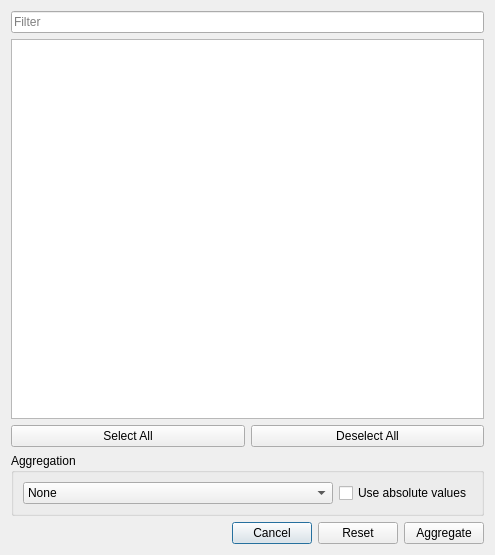
<?xml version="1.0" encoding="UTF-8"?>
<ui version="4.0">
 <class>gams::studio::mii::AggregationDialog</class>
 <widget class="QDialog" name="gams::studio::mii::AggregationDialog">
  <property name="geometry">
   <rect>
    <x>0</x>
    <y>0</y>
    <width>495</width>
    <height>555</height>
   </rect>
  </property>
  <property name="windowTitle">
   <string>Aggregation</string>
  </property>
  <layout class="QVBoxLayout" name="verticalLayout_2">
   <item>
    <layout class="QVBoxLayout" name="verticalLayout">
     <item>
      <widget class="QLineEdit" name="filterEdit">
       <property name="toolTip">
        <string>&lt;html&gt;&lt;head/&gt;&lt;body&gt;&lt;p&gt;Apply a filter string using &lt;span style=&quot; font-weight:600;&quot;&gt;wildcard&lt;/span&gt; syntax.&lt;/p&gt;&lt;p&gt;The content filter string is automatically applied to the list of dimensions.&lt;/p&gt;&lt;/body&gt;&lt;/html&gt;</string>
       </property>
       <property name="placeholderText">
        <string>Filter</string>
       </property>
      </widget>
     </item>
     <item>
      <widget class="QTreeView" name="view">
       <property name="toolTip">
        <string>&lt;html&gt;&lt;head/&gt;&lt;body&gt;&lt;p&gt;List of model symbol dimensions. Check or uncheck dimensions to decide which are moved to the aggregation list.&lt;/p&gt;&lt;/body&gt;&lt;/html&gt;</string>
       </property>
       <attribute name="headerVisible">
        <bool>false</bool>
       </attribute>
      </widget>
     </item>
     <item>
      <layout class="QHBoxLayout" name="horizontalLayout_2">
       <item>
        <widget class="QPushButton" name="selectButton">
         <property name="toolTip">
          <string>Select all dimensions</string>
         </property>
         <property name="text">
          <string>Select All</string>
         </property>
         <property name="autoDefault">
          <bool>false</bool>
         </property>
        </widget>
       </item>
       <item>
        <widget class="QPushButton" name="deselectButton">
         <property name="toolTip">
          <string>Deselect all dimensions</string>
         </property>
         <property name="text">
          <string>Deselect All</string>
         </property>
         <property name="autoDefault">
          <bool>false</bool>
         </property>
        </widget>
       </item>
      </layout>
     </item>
    </layout>
   </item>
   <item>
    <widget class="QGroupBox" name="groupBox">
     <property name="title">
      <string>Aggregation</string>
     </property>
     <layout class="QHBoxLayout" name="horizontalLayout_3">
      <item>
       <widget class="QComboBox" name="aggregationBox">
        <property name="sizePolicy">
         <sizepolicy hsizetype="Expanding" vsizetype="Fixed">
          <horstretch>0</horstretch>
          <verstretch>0</verstretch>
         </sizepolicy>
        </property>
        <property name="toolTip">
         <string>Aggregation method</string>
        </property>
        <item>
         <property name="text">
          <string>None</string>
         </property>
        </item>
        <item>
         <property name="text">
          <string>Sum</string>
         </property>
        </item>
        <item>
         <property name="text">
          <string>Count</string>
         </property>
        </item>
        <item>
         <property name="text">
          <string>Mean</string>
         </property>
        </item>
        <item>
         <property name="text">
          <string>Median</string>
         </property>
        </item>
        <item>
         <property name="text">
          <string>Minimum</string>
         </property>
        </item>
        <item>
         <property name="text">
          <string>Maximum</string>
         </property>
        </item>
       </widget>
      </item>
      <item>
       <widget class="QCheckBox" name="absoluteBox">
        <property name="toolTip">
         <string>&lt;html&gt;&lt;head/&gt;&lt;body&gt;&lt;p&gt;If enabled, the aggregation method is applied to absolute values instead of actual values.&lt;/p&gt;&lt;/body&gt;&lt;/html&gt;</string>
        </property>
        <property name="text">
         <string>Use absolute values</string>
        </property>
       </widget>
      </item>
     </layout>
    </widget>
   </item>
   <item>
    <layout class="QHBoxLayout" name="horizontalLayout">
     <item>
      <spacer name="horizontalSpacer">
       <property name="orientation">
        <enum>Qt::Horizontal</enum>
       </property>
       <property name="sizeHint" stdset="0">
        <size>
         <width>40</width>
         <height>20</height>
        </size>
       </property>
      </spacer>
     </item>
     <item>
      <widget class="QPushButton" name="cancelButton">
       <property name="toolTip">
        <string>Discard changes</string>
       </property>
       <property name="text">
        <string>Cancel</string>
       </property>
      </widget>
     </item>
     <item>
      <widget class="QPushButton" name="resetButton">
       <property name="text">
        <string>Reset</string>
       </property>
      </widget>
     </item>
     <item>
      <widget class="QPushButton" name="applyButton">
       <property name="toolTip">
        <string>Apply aggregation</string>
       </property>
       <property name="text">
        <string>Aggregate</string>
       </property>
      </widget>
     </item>
    </layout>
   </item>
  </layout>
 </widget>
 <resources/>
 <connections/>
</ui>
